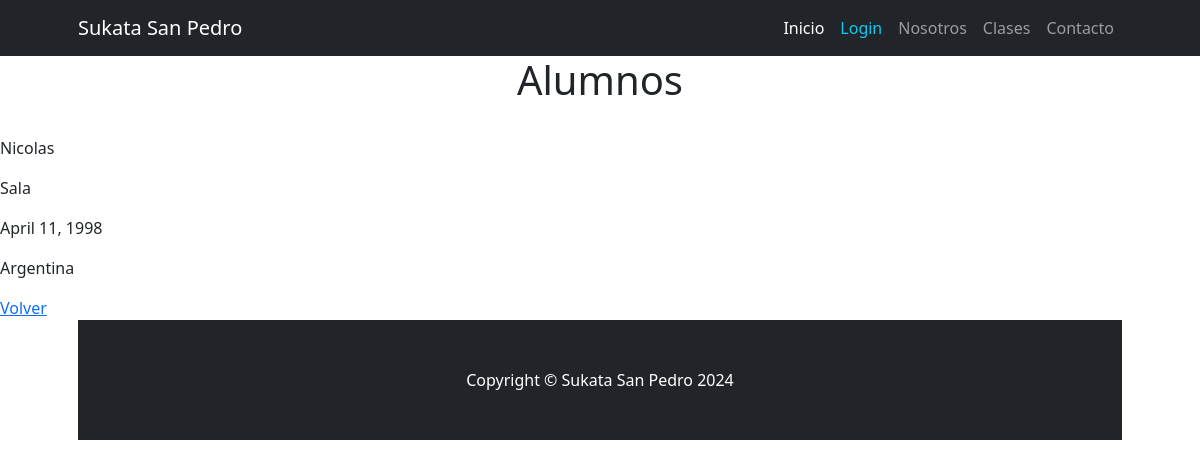
The page /cliente/ on the database its author committed.
### apps/cliente/models.py (models this page shows, shortened)
class Cliente(models.Model): #! BASE DE DATOS DESPUES DE MIGRAR CON COMANDOS
    nombre = models.CharField(max_length=50)
    apellido = models.CharField(max_length=50)
    nacimiento = models.DateField()
    pais_origen_id = models.ForeignKey(Pais, on_delete=models.SET_NULL, null=True) #! SET_NULL PARA QUE NO SE BORRE EL REGISTRO DE TODOS SI ELIMINO SOLO UNO

class Pais(models.Model): #! BASE DE DATOS DESPUES DE MIGRAR
    nombre = models.CharField(max_length=50)
    def __str__(self):
        return self.nombre #! PARA QUE ME DIGA EL NOMBRE EN EL PANEL DE ADMIN DE DJANGO

### apps/cliente/views.py (the view)
# urls.py: path("", views.home, name="home"),
def home(request): #! Importada a urls
    clientes_registrados = Cliente.objects.all() #! Object.all LLAMADO A LA BASE DE DATOS
    contexto = {"clientes": clientes_registrados}
    return render(request, "cliente/index.html", contexto)

### apps/cliente/templates/cliente/index.html
{% extends 'Home/index.html' %}
{% block INDEX_TITULO %}
    <h1 class="text-center">Alumnos</h1>
{% endblock INDEX_TITULO %}
{% block INDEX_CONTENIDO %}
    {% for cliente in clientes %}
        <p>{{ cliente.nombre }}</p>
        <p>{{ cliente.apellido }}</p>
        <p>{{ cliente.nacimiento }}</p>
        <p>{{ cliente.pais_origen_id }}</p>
     {% endfor %}
     <a href="{% url 'Home:home' %}">Volver</a>
{% endblock INDEX_CONTENIDO %}

### rows shown on the page
Cliente: nombre "Nicolas", apellido "Sala", nacimiento "April 11, 1998", pais_origen_id "Argentina"
